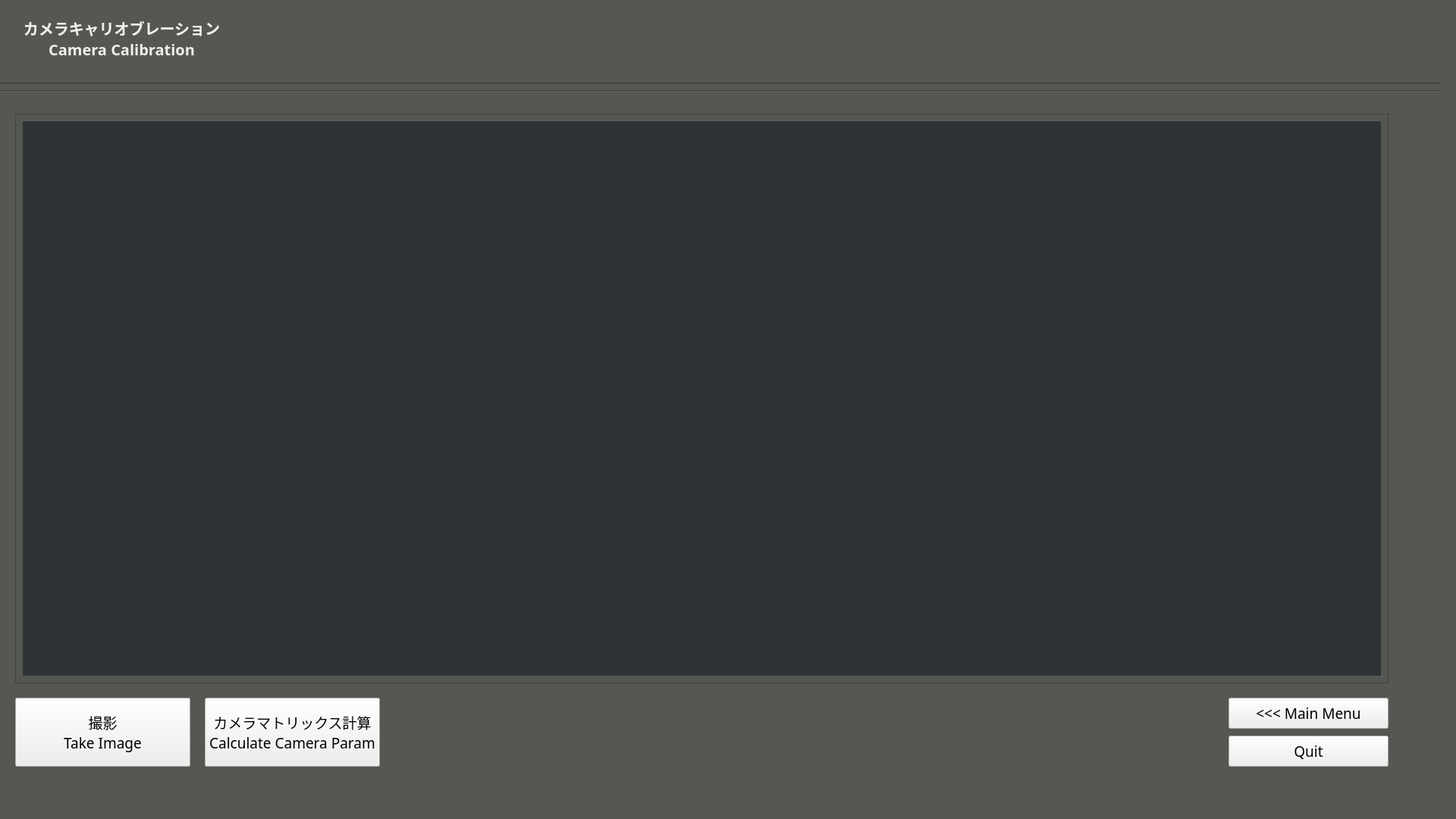
<?xml version="1.0" encoding="UTF-8"?>
<ui version="4.0">
 <class>cameracalibWindow</class>
 <widget class="QMainWindow" name="cameracalibWindow">
  <property name="enabled">
   <bool>true</bool>
  </property>
  <property name="geometry">
   <rect>
    <x>0</x>
    <y>0</y>
    <width>1920</width>
    <height>1080</height>
   </rect>
  </property>
  <property name="windowTitle">
   <string>MainWindow</string>
  </property>
  <property name="styleSheet">
   <string notr="true">background-color: rgb(85, 87, 83);</string>
  </property>
  <widget class="QWidget" name="cameracalibWidget">
   <property name="enabled">
    <bool>true</bool>
   </property>
   <widget class="Line" name="line_1">
    <property name="geometry">
     <rect>
      <x>0</x>
      <y>100</y>
      <width>1901</width>
      <height>20</height>
     </rect>
    </property>
    <property name="orientation">
     <enum>Qt::Horizontal</enum>
    </property>
   </widget>
   <widget class="Line" name="line_2">
    <property name="geometry">
     <rect>
      <x>0</x>
      <y>110</y>
      <width>1901</width>
      <height>20</height>
     </rect>
    </property>
    <property name="orientation">
     <enum>Qt::Horizontal</enum>
    </property>
   </widget>
   <widget class="QLabel" name="label_2">
    <property name="geometry">
     <rect>
      <x>20</x>
      <y>10</y>
      <width>281</width>
      <height>81</height>
     </rect>
    </property>
    <property name="font">
     <font>
      <family>Ubuntu Mono</family>
      <pointsize>15</pointsize>
      <weight>75</weight>
      <bold>true</bold>
     </font>
    </property>
    <property name="styleSheet">
     <string notr="true">color: rgb(238, 238, 236);</string>
    </property>
    <property name="text">
     <string>カメラキャリオブレーション 
Camera Calibration</string>
    </property>
    <property name="alignment">
     <set>Qt::AlignCenter</set>
    </property>
   </widget>
   <widget class="QPushButton" name="takeimagebutton">
    <property name="geometry">
     <rect>
      <x>20</x>
      <y>920</y>
      <width>231</width>
      <height>91</height>
     </rect>
    </property>
    <property name="font">
     <font>
      <family>Ubuntu Mono</family>
      <pointsize>14</pointsize>
     </font>
    </property>
    <property name="styleSheet">
     <string notr="true">background-color: rgb(238, 238, 236);</string>
    </property>
    <property name="text">
     <string>撮影
Take Image</string>
    </property>
   </widget>
   <widget class="QFrame" name="frame">
    <property name="geometry">
     <rect>
      <x>20</x>
      <y>150</y>
      <width>1811</width>
      <height>751</height>
     </rect>
    </property>
    <property name="frameShape">
     <enum>QFrame::StyledPanel</enum>
    </property>
    <property name="frameShadow">
     <enum>QFrame::Raised</enum>
    </property>
    <widget class="QLabel" name="cameraFrame">
     <property name="geometry">
      <rect>
       <x>10</x>
       <y>10</y>
       <width>1791</width>
       <height>731</height>
      </rect>
     </property>
     <property name="styleSheet">
      <string notr="true">background-color: rgb(46, 52, 54);</string>
     </property>
     <property name="text">
      <string/>
     </property>
     <property name="alignment">
      <set>Qt::AlignCenter</set>
     </property>
    </widget>
   </widget>
   <widget class="QPushButton" name="mainmenubutton">
    <property name="geometry">
     <rect>
      <x>1620</x>
      <y>920</y>
      <width>211</width>
      <height>41</height>
     </rect>
    </property>
    <property name="font">
     <font>
      <family>Ubuntu Mono</family>
      <pointsize>14</pointsize>
     </font>
    </property>
    <property name="styleSheet">
     <string notr="true">background-color: rgb(238, 238, 236);</string>
    </property>
    <property name="text">
     <string>&lt;&lt;&lt; Main Menu</string>
    </property>
   </widget>
   <widget class="QPushButton" name="quitbutton">
    <property name="geometry">
     <rect>
      <x>1620</x>
      <y>970</y>
      <width>211</width>
      <height>41</height>
     </rect>
    </property>
    <property name="font">
     <font>
      <family>Ubuntu Mono</family>
      <pointsize>14</pointsize>
     </font>
    </property>
    <property name="styleSheet">
     <string notr="true">background-color: rgb(238, 238, 236);</string>
    </property>
    <property name="text">
     <string>Quit</string>
    </property>
   </widget>
   <widget class="QPushButton" name="calculatebutton">
    <property name="geometry">
     <rect>
      <x>270</x>
      <y>920</y>
      <width>231</width>
      <height>91</height>
     </rect>
    </property>
    <property name="font">
     <font>
      <family>Ubuntu Mono</family>
      <pointsize>14</pointsize>
     </font>
    </property>
    <property name="styleSheet">
     <string notr="true">background-color: rgb(238, 238, 236);</string>
    </property>
    <property name="text">
     <string>カメラマトリックス計算
Calculate Camera Param</string>
    </property>
   </widget>
  </widget>
  <widget class="QMenuBar" name="menubar">
   <property name="geometry">
    <rect>
     <x>0</x>
     <y>0</y>
     <width>1920</width>
     <height>22</height>
    </rect>
   </property>
  </widget>
  <widget class="QStatusBar" name="statusbar"/>
 </widget>
 <resources/>
 <connections/>
</ui>
